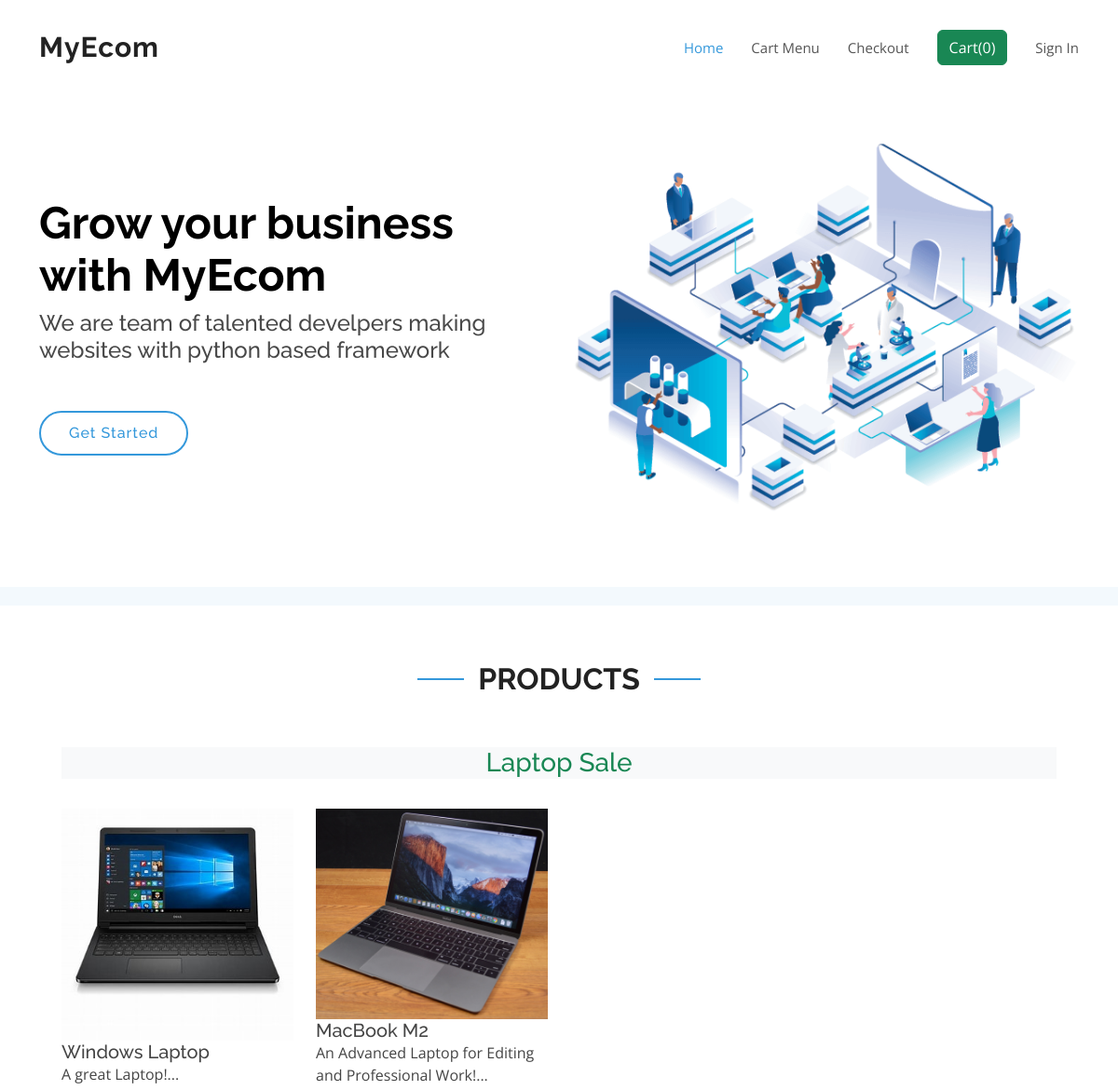
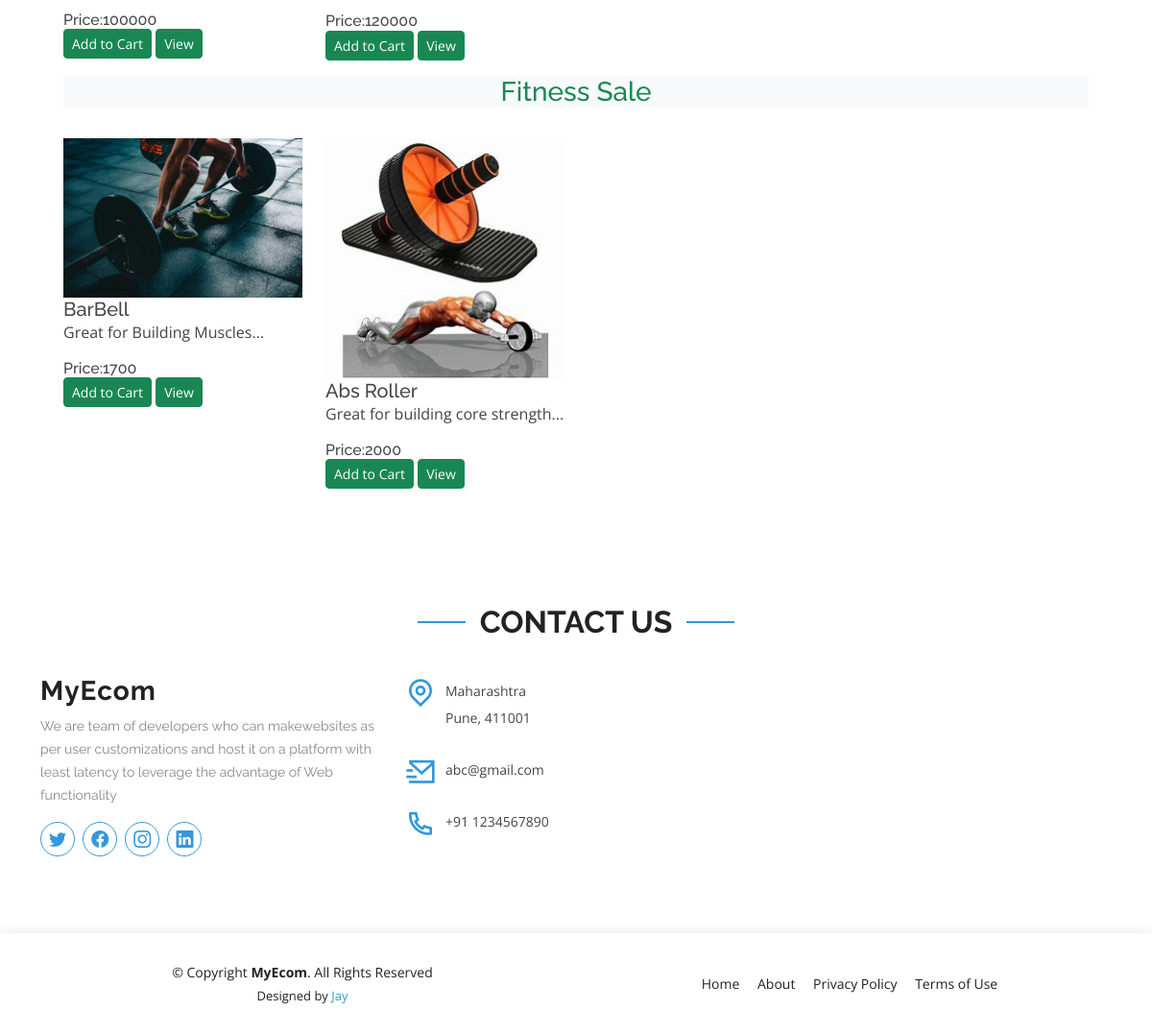
The page / on the database its author committed (2 pictures, top to bottom).
### myapp/models.py (models this page shows, shortened)
class Product(models.Model):
    product_id = models.AutoField(primary_key=True)
    product_name = models.CharField(max_length=50)
    category = models.CharField(max_length=50, default="")
    subcategory = models.CharField(max_length=50, default="")
    price = models.IntegerField(default=0)
    description = models.CharField(max_length=300)
    pub_date = models.DateField()
    image = models.ImageField(upload_to='shop/images', default="")

### myapp/views.py (the view)
# urls.py: 2. Add a URL to urlpatterns:  path('', views.home, name='home')
def home(request):
    current_user = request.user
    allProducts = []
    catProducts = Product.objects.values("category")
    cats = {item['category'] for item in catProducts}
    for cat in cats:
        prod = Product.objects.filter(category=cat)
        n = len(prod)
        nSlides = n//4+ ceil((n/4)-(n//4))
        allProducts.append([prod,range(1,nSlides),nSlides])
    data = cartData(request)
    cartItems = data['cartItems']
    context = {"allProds":allProducts,'cartItems':cartItems}
    return render(request,'index.html',context)

### myapp/utils.py (called while the page is built, shortened)
def cookieData(request):
    try:
        cart = json.loads(request.COOKIES['cart'])
    except:
        cart = {}
    items = []
    cartItems = 0
    order = {'get_cart_total':0,'get_cart_items':0}
    return {'cartItems':cartItems,'order':order,'items':items}

def cartData(request):
    if request.user.is_authenticated:
        print(request.user)
        user = request.user
        order,created = Order.objects.get_or_create(user=user,complete=False)
        items = order.orderitem_set.all()
        cartItems = order.get_cart_items
    else:
        cookieDt = cookieData(request)
        cartItems = cookieDt['cartItems']
        order = cookieDt['order']
        items = cookieDt['items']
    return {'cartItems':cartItems,'order':order,'items':items}

### templates/index.html (shortened to what this page needs)
{% load static %}
<!DOCTYPE html>
<html lang="en">
  <head>
    <link href="{% static 'assets/vendor/aos/aos.css'%}" rel="stylesheet">
    <link href="{% static 'assets/vendor/bootstrap/css/bootstrap.min.css' %}"
      rel="stylesheet">
    <link
      href="{% static 'assets/vendor/bootstrap-icons/bootstrap-icons.css' %}"
      rel="stylesheet">
    <link href="{% static 'assets/vendor/boxicons/css/boxicons.min.css' %}"
      rel="stylesheet">
    <link href="{% static 'assets/vendor/glightbox/css/glightbox.min.css' %}"
      rel="stylesheet">
    <link href="{% static 'assets/vendor/remixicon/remixicon.css' %}"
      rel="stylesheet">
    <link href="{% static 'assets/vendor/swiper/swiper-bundle.min.css' %}"
      rel="stylesheet">
    <link href="{% static 'assets/css/style.css' %}" rel="stylesheet">
  </head>
  <body>
    <header id="header" class="fixed-top d-flex align-items-center">
      <div class="container d-flex align-items-center justify-content-between">
        <div class="logo">
          <h1><a href="{% url 'home' %}">MyEcom</a></h1>
        </div>
        <nav id="navbar" class="navbar">
          <ul>
            <li><a class="nav-link scrollto active" href="/">Home</a></li>
            <li><a class="nav-link scrollto" href="/cart">Cart Menu</a></li>
            <li><a class="nav-link scrollto" href="/checkout">Checkout</a></li>
            <a href="/cart/"><button type="button" class="btn btn-success" id="popcart"
              data-container="body" data-toggle="popover"
              data-placement="bottom"
              data-html="true" >
              Cart(<span id="cart">{{cartItems}}</span>)
            </button></a>
            {% if request.user.is_authenticated %}
              <li><a class="nav-link scrollto" href="/auth/logout/">Logout</a></li>
              <li><a class="getstarted scrollto" href="/">Welcome
                  {{request.user.username}}</a></li>
              {% else%}
              <li><a class="nav-link scrollto" href="/auth/login/">Sign In</a></li>
            {% endif %}
          </ul>
        </nav>
      </div>
    </header>
    <section id="hero" class="d-flex align-items-center">
      <div class="container">
        <div class="row">
          <div
            class="col-lg-6 pt-5 pt-lg-0 order-2 order-lg-1 d-flex flex-column justify-content-center">
            <h1 data-aos="fade-up">Grow your business with MyEcom</h1>
            <h2 data-aos="fade-up" data-aos-delay="400">We are team of talented
              develpers making websites with python based framework</h2>
            <div data-aos="fade-up" data-aos-delay="800">
              <a href="{% url 'home'%}" class="btn-get-started scrollto">Get Started</a>
            </div>
          </div>
          <div class="col-lg-6 order-1 order-lg-2 hero-img" data-aos="fade-left"
            data-aos-delay="200">
            <img src="static/assets/img/hero-img.png" class="img-fluid animated"
              alt>
          </div>
        </div>
      </div>
    </section>
    <main id="main">
      <section id="clients" class="clients clients">
      </section>
      <section id="about" class="about">
        <div class="container">
          <div class="section-title" data-aos="fade-up">
            <h2>Products</h2>
          </div>
          <div class="container">
            {% for product,range,nSlides in allProds %}
            <div class="container">
              <h3 class="my-3 text-center text-success bg-light">
                {{product.0.category}} Sale
              </h3>
            </div>
            <div class="container">
              <div class="row">
                {% for i in product %}
                <div class="col-md-3 mt-3">
                  <img src="/media/{{i.image}}" class="card-img-top" alt="...">
                  <div class="card-body">
                    <h5 class="card-title" id="namepr{{i.product_id}}">{{i.product_name}}</h5>
                    <p class="card-text"> {{i.description|slice:"0:53"}}...</p>
                    <h6 class="card-title">Price:<span id="pricepr{{i.id}}">{{i.price}}</span></h6>
                    <span id="divpr{{i.product_id}}" class="divpr">
                      <button type="button" data-product={{i.product_id}}
                        data-action="add" id="pr{{i.product_id}}"
                        class="btn btn-success cart btn-sm mt-0 update-cart">Add
                        to Cart</button>
                    </span>
                    <a href="/media/{{i.image}}"><button
                        class="btn btn-success btn-sm cart">View</button></a>
                  </div>
                </div>
                {% endfor %}
              </div>
            </div>
            {% endfor %}
          </div>
        </section>
        <section id="contact" class="contact">
          <div class="container">
            <div class="section-title" data-aos="fade-up">
              <h2>Contact Us</h2>
            </div>
            <div class="row">
              <div class="col-lg-4 col-md-6" data-aos="fade-up"
                data-aos-delay="100">
                <div class="contact-about">
                  <h3>MyEcom</h3>
                  <p>We are team of developers who can makewebsites as per user customizations
                    and host it on a platform with least latency to leverage the advantage
                    of Web functionality
                  </p>
                  <div class="social-links">
                    <a href="#" class="twitter"><i class="bi bi-twitter"></i></a>
                    <a href="#" class="facebook"><i class="bi bi-facebook"></i></a>
                    <a href="#" class="instagram"><i class="bi bi-instagram"></i></a>
                    <a href="#" class="linkedin"><i class="bi bi-linkedin"></i></a>
                  </div>
                </div>
              </div>
              <div class="col-lg-3 col-md-6 mt-4 mt-md-0" data-aos="fade-up"
                data-aos-delay="200">
                <div class="info">
                  <div>
                    <i class="ri-map-pin-line"></i>
                    <p>Maharashtra<br>Pune, 411001</p>
                  </div>
                  <div>
                    <i class="ri-mail-send-line"></i>
                    <p>abc@gmail.com</p>
                  </div>
                  <div>
                    <i class="ri-phone-line"></i>
                    <p>+91 1234567890</p>
                  </div>
                </div>
              </div>
            </div>
          </div>
        </section>
      </main>
      <footer id="footer">
        <div class="container">
          <div class="row d-flex align-items-center">
            <div class="col-lg-6 text-lg-left text-center">
              <div class="copyright">
                &copy; Copyright <strong>MyEcom</strong>. All Rights Reserved
              </div>
              <div class="credits">
                Designed by <a href="#">Jay</a>
              </div>
            </div>
            <div class="col-lg-6">
              <nav class="footer-links text-lg-right text-center pt-2 pt-lg-0">
                <a href="#intro" class="scrollto">Home</a>
                <a href="#" class="scrollto">About</a>
                <a href="#">Privacy Policy</a>
                <a href="#">Terms of Use</a>
              </nav>
            </div>
          </div>
        </div>
      </footer>
    </body>
  </html>

### static/assets/css/style.css (style rules this page uses)
body { font-family: "Open Sans", sans-serif; color: #444444; }
a { color: #3498db; text-decoration: none; }
h1, h2, h3, h4, h5, h6 { font-family: "Raleway", sans-serif; }
#header { z-index: 997; transition: all 0.5s; padding: 22px 0; background: #fff; }
#header .logo h1 { font-size: 30px; margin: 0; padding: 0; line-height: 1; font-weight: 700; letter-spacing: 1px; }
#header .logo h1 a, #header .logo h1 a:hover { color: #222222; text-decoration: none; }
.navbar { padding: 0; }
.navbar ul { margin: 0; padding: 0; display: flex; list-style: none; align-items: center; }
.navbar li { position: relative; }
.navbar a, .navbar a:focus { display: flex; align-items: center; justify-content: space-between; padding: 10px 0 10px 30px; font-size: 15px; font-weight: 400; color: #555555; white-space: nowrap; transition: 0.3s; }
.navbar a:hover, .navbar .active, .navbar .active:focus, .navbar li:hover>a { color: #3498db; }
#hero { width: 100%; height: 70vh; margin-top: 70px; }
#hero h1 { margin: 0 0 10px 0; font-size: 48px; font-weight: 700; line-height: 56px; color: black; }
#hero h2 { color: #484848; margin-bottom: 50px; font-size: 24px; }
#hero .btn-get-started { font-family: "Raleway", sans-serif; font-weight: 500; font-size: 16px; letter-spacing: 1px; display: inline-block; padding: 10px 30px; border-radius: 50px; transition: 0.5s; color: #3498db; border: 2px solid #3498db; }
#hero .animated { animation: up-down 2s ease-in-out infinite alternate-reverse both; }
@media (min-width: 1024px) { #hero { background-attachment: fixed; } }
section { padding: 60px 0; overflow: hidden; }
.section-title { text-align: center; padding-bottom: 30px; }
.section-title h2 { font-size: 32px; font-weight: bold; text-transform: uppercase; position: relative; color: #222222; }
.section-title h2::before, .section-title h2::after { content: ""; width: 50px; height: 2px; background: #3498db; display: inline-block; }
.section-title h2::before { margin: 0 15px 10px 0; }
.section-title h2::after { margin: 0 0 10px 15px; }
.clients { background: #f3f9fd; padding: 10px 0; text-align: center; }
.contact .contact-about h3 { font-size: 28px; margin: 0 0 10px 0; padding: 0; line-height: 1; font-weight: 700; letter-spacing: 1px; color: #222222; }
.contact .contact-about p { font-size: 14px; line-height: 24px; font-family: "Raleway", sans-serif; color: #888; }
.contact .social-links { padding-bottom: 20px; }
.contact .social-links a { font-size: 18px; display: inline-block; background: #fff; color: #3498db; line-height: 1; padding: 8px 0; margin-right: 4px; border-radius: 50%; text-align: center; width: 36px; height: 36px; transition: 0.3s; border: 1px solid #3498db; }
.contact .info { color: #444444; }
.contact .info i { font-size: 32px; color: #3498db; float: left; line-height: 1; }
.contact .info p { padding: 0 0 10px 42px; line-height: 28px; font-size: 14px; }
#footer { background: #fff; box-shadow: 0px 0px 12px 0px rgba(0, 0, 0, 0.1); padding: 30px 0; color: #222222; font-size: 14px; }
#footer .credits { font-size: 13px; padding-top: 5px; color: #222222; }
#footer .footer-links a { color: #222222; padding-left: 15px; }
#footer .footer-links a:first-child { padding-left: 0; }

### rows shown on the page
Product: category "Laptop", image (picture), product_name "Windows Laptop", description "A great Laptop!", price "100000"
Product: image (picture), product_name "MacBook M2", description "An Advanced Laptop for Editing and Professional Work!", price "120000"
Product: category "Fitness", image (picture), product_name "BarBell", description "Great for Building Muscles", price "1700"
Product: image (picture), product_name "Abs Roller", description "Great for building core strength", price "2000"

### other values the page prints
{{ cartItems }} "0"
